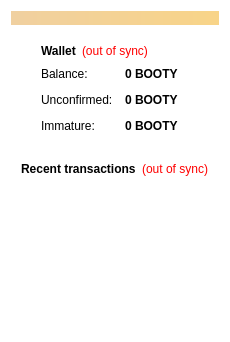
<?xml version="1.0" encoding="UTF-8"?>
<ui version="4.0">
 <class>OverviewPage</class>
 <widget class="QWidget" name="OverviewPage">
  <property name="geometry">
   <rect>
    <x>0</x>
    <y>0</y>
    <width>230</width>
    <height>342</height>
   </rect>
  </property>
  <property name="windowTitle">
   <string>Form</string>
  </property>
  <property name="styleSheet">
   <string notr="true">background-color: transparent;
background: transparent;</string>
  </property>
  <layout class="QVBoxLayout" name="topLayout">
   <item>
    <widget class="QLabel" name="labelAlerts">
     <property name="visible">
      <bool>false</bool>
     </property>
     <property name="styleSheet">
      <string notr="true">background-color: qlineargradient(x1: 0, y1: 0, x2: 1, y2: 0, stop:0 #F0D0A0, stop:1 #F8D488); color:#000000;</string>
     </property>
     <property name="wordWrap">
      <bool>true</bool>
     </property>
     <property name="margin">
      <number>3</number>
     </property>
    </widget>
   </item>
   <item>
    <layout class="QHBoxLayout" name="horizontalLayout" stretch="1">
     <item>
      <layout class="QVBoxLayout" name="verticalLayout_2">
       <item alignment="Qt::AlignHCenter">
        <widget class="QFrame" name="frame">
         <property name="frameShape">
          <enum>QFrame::StyledPanel</enum>
         </property>
         <property name="frameShadow">
          <enum>QFrame::Raised</enum>
         </property>
         <layout class="QVBoxLayout" name="verticalLayout_4">
          <item>
           <layout class="QHBoxLayout" name="horizontalLayout_4">
            <item>
             <widget class="QLabel" name="label_5">
              <property name="font">
               <font>
                <weight>75</weight>
                <bold>true</bold>
               </font>
              </property>
              <property name="text">
               <string>Wallet</string>
              </property>
             </widget>
            </item>
            <item>
             <widget class="QLabel" name="labelWalletStatus">
              <property name="toolTip">
               <string>The displayed information may be out of date. Your wallet automatically synchronizes with the TreasureHuntCoin network after a connection is established, but this process has not completed yet.</string>
              </property>
              <property name="styleSheet">
               <string notr="true">QLabel { color: red; }</string>
              </property>
              <property name="text">
               <string notr="true">(out of sync)</string>
              </property>
              <property name="alignment">
               <set>Qt::AlignLeading|Qt::AlignLeft|Qt::AlignVCenter</set>
              </property>
             </widget>
            </item>
            <item>
             <spacer name="horizontalSpacer_2">
              <property name="orientation">
               <enum>Qt::Horizontal</enum>
              </property>
              <property name="sizeHint" stdset="0">
               <size>
                <width>40</width>
                <height>20</height>
               </size>
              </property>
             </spacer>
            </item>
           </layout>
          </item>
          <item>
           <layout class="QFormLayout" name="formLayout_2">
            <property name="fieldGrowthPolicy">
             <enum>QFormLayout::AllNonFixedFieldsGrow</enum>
            </property>
            <property name="horizontalSpacing">
             <number>12</number>
            </property>
            <property name="verticalSpacing">
             <number>12</number>
            </property>
            <item row="0" column="0">
             <widget class="QLabel" name="label">
              <property name="text">
               <string>Balance:</string>
              </property>
             </widget>
            </item>
            <item row="0" column="1">
             <widget class="QLabel" name="labelBalance">
              <property name="font">
               <font>
                <weight>75</weight>
                <bold>true</bold>
               </font>
              </property>
              <property name="cursor">
               <cursorShape>IBeamCursor</cursorShape>
              </property>
              <property name="toolTip">
               <string>Your current balance</string>
              </property>
              <property name="text">
               <string notr="true">0 BOOTY</string>
              </property>
              <property name="textInteractionFlags">
               <set>Qt::LinksAccessibleByMouse|Qt::TextSelectableByKeyboard|Qt::TextSelectableByMouse</set>
              </property>
             </widget>
            </item>
            <item row="1" column="0">
             <widget class="QLabel" name="label_3">
              <property name="text">
               <string>Unconfirmed:</string>
              </property>
             </widget>
            </item>
            <item row="1" column="1">
             <widget class="QLabel" name="labelUnconfirmed">
              <property name="font">
               <font>
                <weight>75</weight>
                <bold>true</bold>
               </font>
              </property>
              <property name="cursor">
               <cursorShape>IBeamCursor</cursorShape>
              </property>
              <property name="toolTip">
               <string>Total of transactions that have yet to be confirmed, and do not yet count toward the current balance</string>
              </property>
              <property name="text">
               <string notr="true">0 BOOTY</string>
              </property>
              <property name="textInteractionFlags">
               <set>Qt::LinksAccessibleByMouse|Qt::TextSelectableByKeyboard|Qt::TextSelectableByMouse</set>
              </property>
             </widget>
            </item>
            <item row="2" column="0">
             <widget class="QLabel" name="labelImmatureText">
              <property name="text">
               <string>Immature:</string>
              </property>
             </widget>
            </item>
            <item row="2" column="1">
             <widget class="QLabel" name="labelImmature">
              <property name="font">
               <font>
                <weight>75</weight>
                <bold>true</bold>
               </font>
              </property>
              <property name="toolTip">
               <string>Mined balance that has not yet matured</string>
              </property>
              <property name="text">
               <string notr="true">0 BOOTY</string>
              </property>
              <property name="textInteractionFlags">
               <set>Qt::LinksAccessibleByMouse|Qt::TextSelectableByKeyboard|Qt::TextSelectableByMouse</set>
              </property>
             </widget>
            </item>
           </layout>
          </item>
         </layout>
        </widget>
       </item>
       <item>
        <spacer name="verticalSpacer">
         <property name="orientation">
          <enum>Qt::Vertical</enum>
         </property>
         <property name="sizeHint" stdset="0">
          <size>
           <width>20</width>
           <height>40</height>
          </size>
         </property>
        </spacer>
       </item>
      </layout>
     </item>
    </layout>
   </item>
   <item>
    <layout class="QVBoxLayout" name="verticalLayout_3">
     <item alignment="Qt::AlignHCenter">
      <widget class="QFrame" name="frame_2">
       <property name="frameShape">
        <enum>QFrame::StyledPanel</enum>
       </property>
       <property name="frameShadow">
        <enum>QFrame::Raised</enum>
       </property>
       <layout class="QVBoxLayout" name="verticalLayout">
        <item>
         <layout class="QHBoxLayout" name="horizontalLayout_2">
          <item>
           <widget class="QLabel" name="label_4">
            <property name="text">
             <string>&lt;b&gt;Recent transactions&lt;/b&gt;</string>
            </property>
           </widget>
          </item>
          <item>
           <widget class="QLabel" name="labelTransactionsStatus">
            <property name="toolTip">
             <string>The displayed information may be out of date. Your wallet automatically synchronizes with the TreasureHuntCoin network after a connection is established, but this process has not completed yet.</string>
            </property>
            <property name="styleSheet">
             <string notr="true">QLabel { color: red; }</string>
            </property>
            <property name="text">
             <string notr="true">(out of sync)</string>
            </property>
            <property name="alignment">
             <set>Qt::AlignRight|Qt::AlignTrailing|Qt::AlignVCenter</set>
            </property>
           </widget>
          </item>
          <item>
           <spacer name="horizontalSpacer">
            <property name="orientation">
             <enum>Qt::Horizontal</enum>
            </property>
            <property name="sizeHint" stdset="0">
             <size>
              <width>40</width>
              <height>20</height>
             </size>
            </property>
           </spacer>
          </item>
         </layout>
        </item>
        <item>
         <widget class="QListView" name="listTransactions">
          <property name="styleSheet">
           <string notr="true">QListView { background: transparent; }</string>
          </property>
          <property name="frameShape">
           <enum>QFrame::NoFrame</enum>
          </property>
          <property name="verticalScrollBarPolicy">
           <enum>Qt::ScrollBarAlwaysOff</enum>
          </property>
          <property name="horizontalScrollBarPolicy">
           <enum>Qt::ScrollBarAlwaysOff</enum>
          </property>
          <property name="selectionMode">
           <enum>QAbstractItemView::NoSelection</enum>
          </property>
         </widget>
        </item>
       </layout>
      </widget>
     </item>
     <item>
      <spacer name="verticalSpacer_2">
       <property name="orientation">
        <enum>Qt::Vertical</enum>
       </property>
       <property name="sizeHint" stdset="0">
        <size>
         <width>20</width>
         <height>40</height>
        </size>
       </property>
      </spacer>
     </item>
    </layout>
   </item>
  </layout>
 </widget>
 <resources/>
 <connections/>
</ui>
